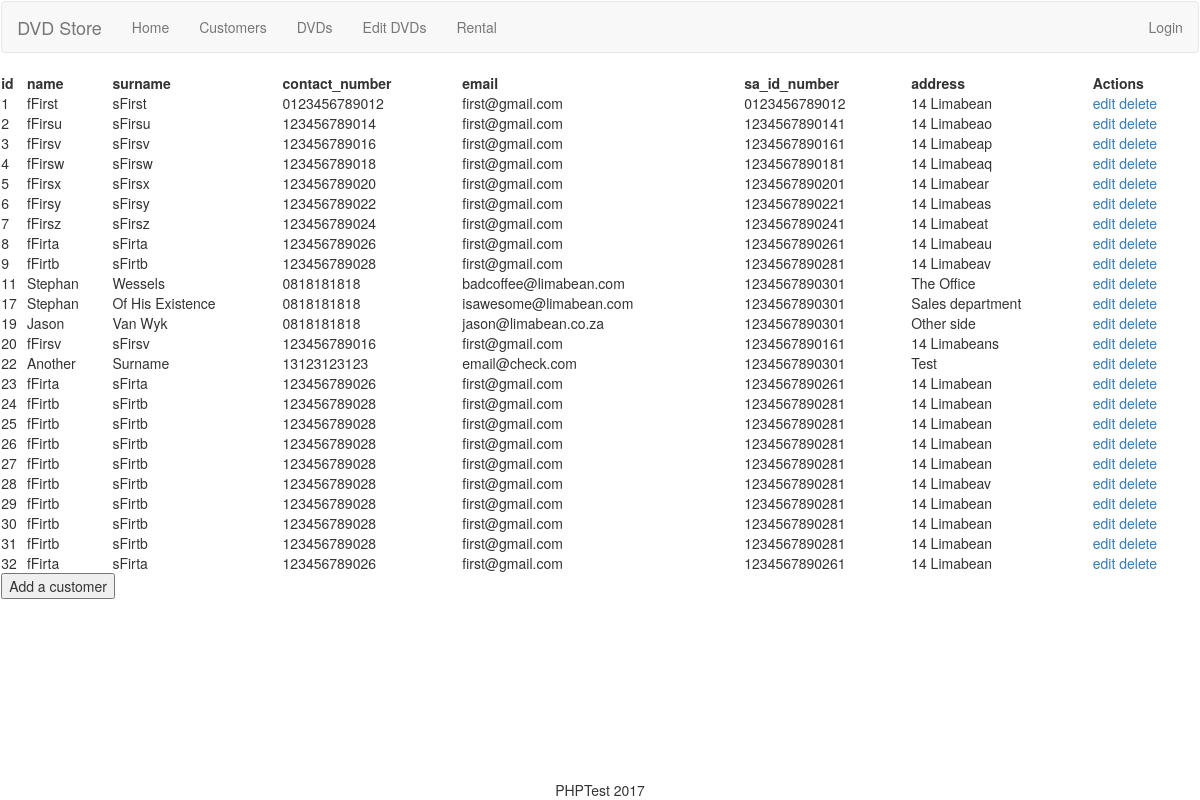
Before: /customers.php with the older database file.
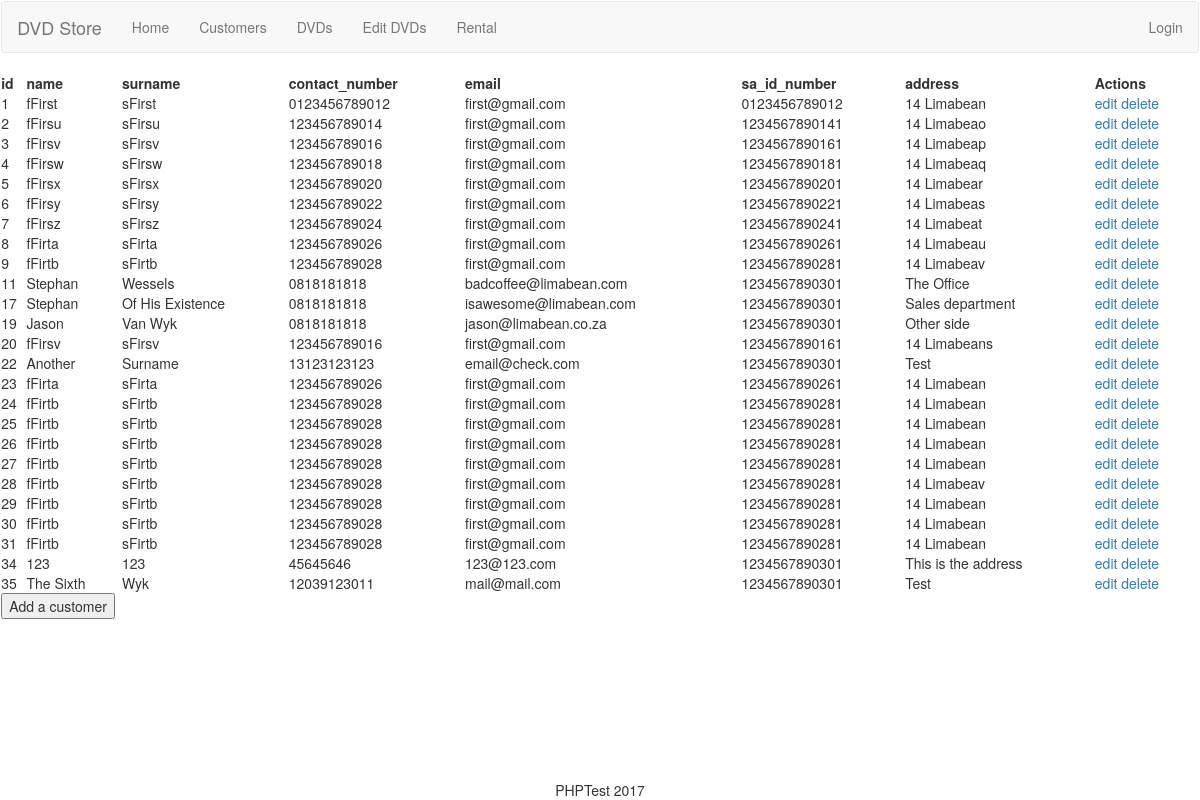
After: the same page with the newer database file.
### tables this page shows
CREATE TABLE `customer` (
  `id`             INT(6)       NOT NULL,
  `name`           VARCHAR(255) DEFAULT NULL,
  `surname`        VARCHAR(255) DEFAULT NULL,
  `contact_number` VARCHAR(18)  DEFAULT NULL,
  `email`          VARCHAR(255) DEFAULT NULL,
  `sa_id_number`   CHAR(13)     DEFAULT NULL,
  `address`        VARCHAR(255) DEFAULT NULL,
  `password`       VARCHAR(255) NOT NULL
);

### customers.php (called while the page is built, shortened)
<?php
include("functionsMain.php");
include("customerTable.php");

### dbConnect.php (called while the page is built, shortened)
<?php
class dbConnect
{
    private $host, $user, $password, $database, $conn;
    public function __construct($host = "127.0.0.1", $user = "root", $password = "", $database = "dvd_shop")
    {
        $this->host = $host;
        $this->user = $user;
        $this->password = $password;
        $this->database = $database;
        $this->conn = mysqli_connect($this->host, $this->user, $this->password, $this->database);
    }
    public function fetch($query, $where =[], $condition = ' AND ')
    {
        if(is_string($where)) {
            $where = [$where];
        }
        if($where) {
            $query .= ' WHERE ';
            $query .= implode($condition, $where);
        }
        $sql = $this->conn->query($query);
        $result = array();
        while ($row = mysqli_fetch_assoc($sql)) {
            array_push($result, $row);
        }
        return $result;
    }
}

### customer.php (called while the page is built, shortened)
<?php
class customer
{
    private $id, $name, $surname, $contact_number, $email, $sa_id_number, $address;
    public function __construct($name = "", $surname = "", $contact_number = "", $email = "", $sa_id_number = "", $address = "", $id = "false")
    {
        if($name != ""){
            $this->id = $id;
        }
    }
    public function getId()
    {
        return $this->id;
    }
}

### functionsMain.php (the view, shortened to what this page needs)
    <?php
function tableRowTD($value){
    echo "<td>" . htmlspecialchars($value) . "</td>";
}
    ?>

### customerTable.php (shortened to what this page needs)
<?php
include('dbConnect.php');
include_once('functionsCustomer.php');
$_SESSION['customer'] = getCustomer("1=1");
?>
    <table style="width:100%">
        <tr>
            <th>id</th>
            <th>name</th>
            <th>surname</th>
            <th>contact_number</th>
            <th>email</th>
            <th>sa_id_number</th>
            <th>address</th>
            <th>Actions</th>
        </tr>
        <?php
        foreach ($_SESSION['customer'] as $key => $customer) {
            if (isset($_SESSION['userEditing']) && $_SESSION['userEditing'] == $customer->getId()) {
                $_SESSION['userEditing'] = $customer->getId();
                customerTableRowEdit($customer);
                } else {
                customerTableRow($customer);
                }
            }
        ?>
    </table>
    <form method="post" action="<?= htmlspecialchars($_SERVER['PHP_SELF']) ?>">
        <input name="addCustomer" type="submit" value="Add a customer">
    </form>

### functionsCustomer.php (shortened to what this page needs)
<?php
include_once("functionsMain.php");
function getCustomer($where = [], $condition = ' AND ')
{
    $dbConnect = new dbConnect();
    $results = $dbConnect->fetch("SELECT * FROM customer ", $where, $condition);
    $customer = array();
    foreach ($results as $value) {
        array_push($customer,
            new Customer($value['name'], $value['surname'], $value['contact_number'],
                $value['email'], $value['sa_id_number'], $value['address'], $value['id']));
    }
    return $customer;
}
function customerTableRow($customerArray)
{
    echo "<tr>";
    tableRowTD($customerArray->getId());
    echo "<td> <a href='?id=" . htmlspecialchars($customerArray->getId()) . "'>edit</a>
               <a href='?id=" . htmlspecialchars($customerArray->getId()) . "&delete=TRUE'>delete</a>
          </td>" . "
         </tr>";
}

Changed rows visible on the page:
removed customer: id "32 fFirta sFirta 123456789026 first@gmail.com 1234567890261 14 Limabean"
added customer: id "34 123 123 45645646 123@123.com 1234567890301 This is the address"
added customer: id "35 The Sixth Wyk 12039123011 mail@mail.com 1234567890301 Test"
